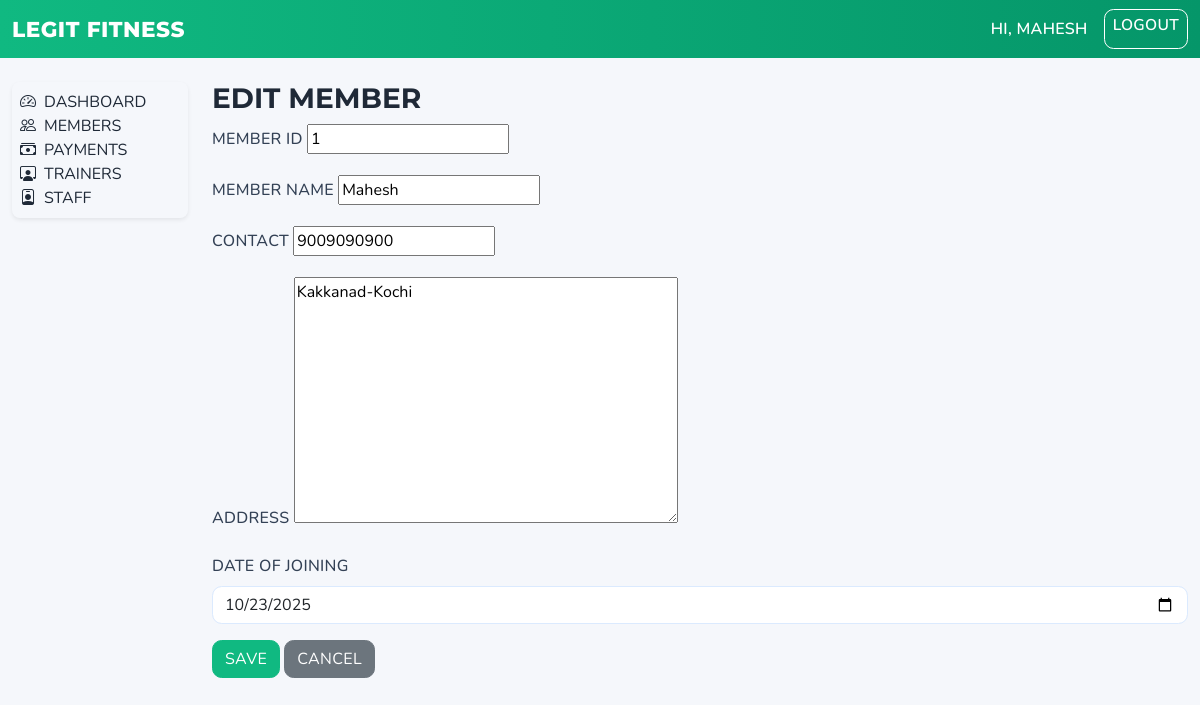
The page /members/5/edit/ (signed in) on the database as committed earlier.
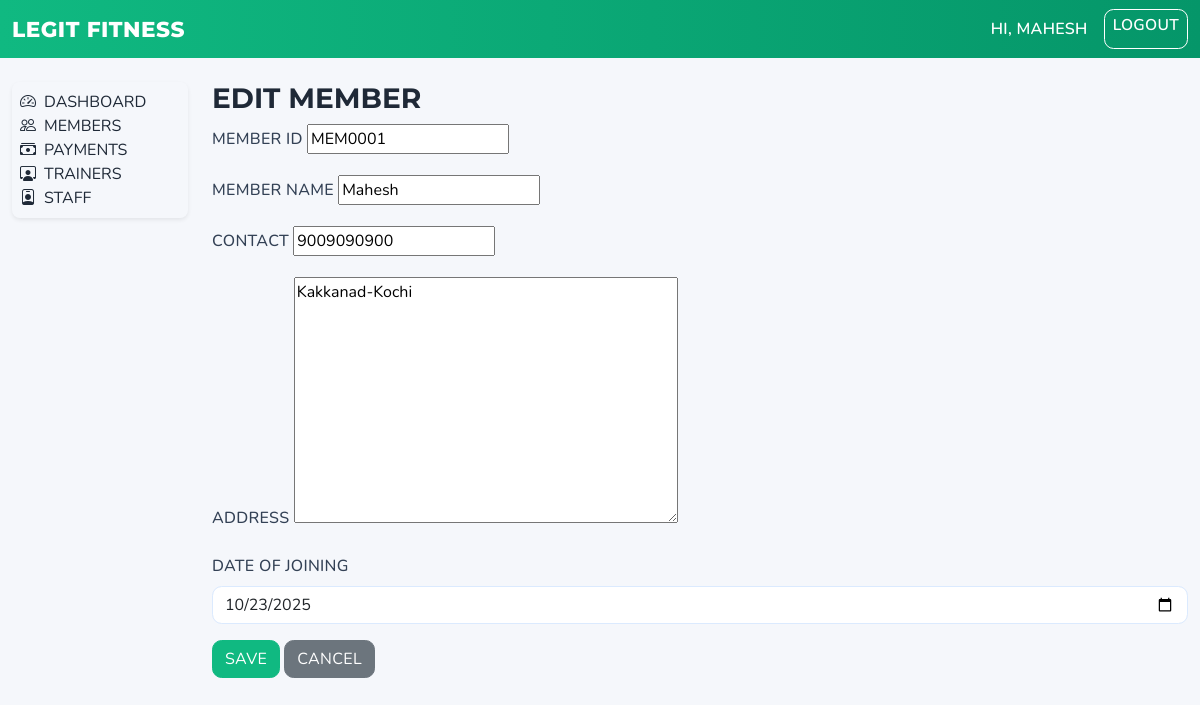
The same page on the database as committed later.
### customers/models.py (models this page shows, shortened)
class Member(models.Model):
    member_id = models.CharField(max_length=20, null=True, blank=True)
    name = models.CharField(max_length=150)
    contact = models.CharField(max_length=20, blank=True)
    address = models.TextField(blank=True)
    date_of_joining = models.DateField(null=True, blank=True)
    membership_due_date = models.DateField(null=True, blank=True)
    position = models.PositiveIntegerField(default=0, db_index=True)
    class Meta:
        ordering = ["position", "name"]
        constraints = [
            models.UniqueConstraint(
                fields=["member_id"],
                name="unique_member_id_when_set",
                condition=Q(member_id__isnull=False) & ~Q(member_id=""),
            )
        ]

### customers/views.py (the view, shortened to what this page needs)
# urls.py: path("<int:pk>/edit/", MemberUpdateView.as_view(), name="edit"),
class MemberUpdateView(LoginRequiredMixin, UpdateView):
    model = Member
    form_class = MemberForm
    template_name = "customers/form.html"

### customers/forms.py (shortened to what this page needs)
class MemberForm(forms.ModelForm):
    class Meta:
        model = Member
        fields = [
            "member_id",
            "name",
            "contact",
            "address",
            "date_of_joining",
        ]
        widgets = {
            "date_of_joining": forms.DateInput(attrs={"class": "form-control", "type": "date"}),
        }

### templates/customers/form.html (shortened to what this page needs)
{% extends 'base.html' %}
{% block body_class %}theme-members{% endblock %}
{% block content %}
  <h3 class="text-uppercase">{% if object %}Edit Member{% else %}Add Member{% endif %}</h3>
  <form method="post" novalidate class="text-uppercase">
    <div class="mb-3">
      <label for="id_member_id" class="form-label">Member ID</label>
      {{ form.member_id }}
    </div>
    <div class="mb-3">
      <label for="id_name" class="form-label">Member Name</label>
      {{ form.name }}
    </div>
    <div class="mb-3">
      <label for="id_contact" class="form-label">Contact</label>
      {{ form.contact }}
    </div>
    <div class="mb-3">
      <label for="id_address" class="form-label">Address</label>
      {{ form.address }}
    </div>
    <div class="mb-3">
      <label for="id_date_of_joining" class="form-label">Date of Joining</label>
      {{ form.date_of_joining }}
    </div>
    <button type="submit" class="btn btn-primary">Save</button>
    <a href="{% url 'members:list' %}" class="btn btn-secondary">Cancel</a>
  </form>
{% endblock %}

Rows that differ between the two databases and show on the page:
changed Member "Mahesh": member_id "1" → "MEM0001"
